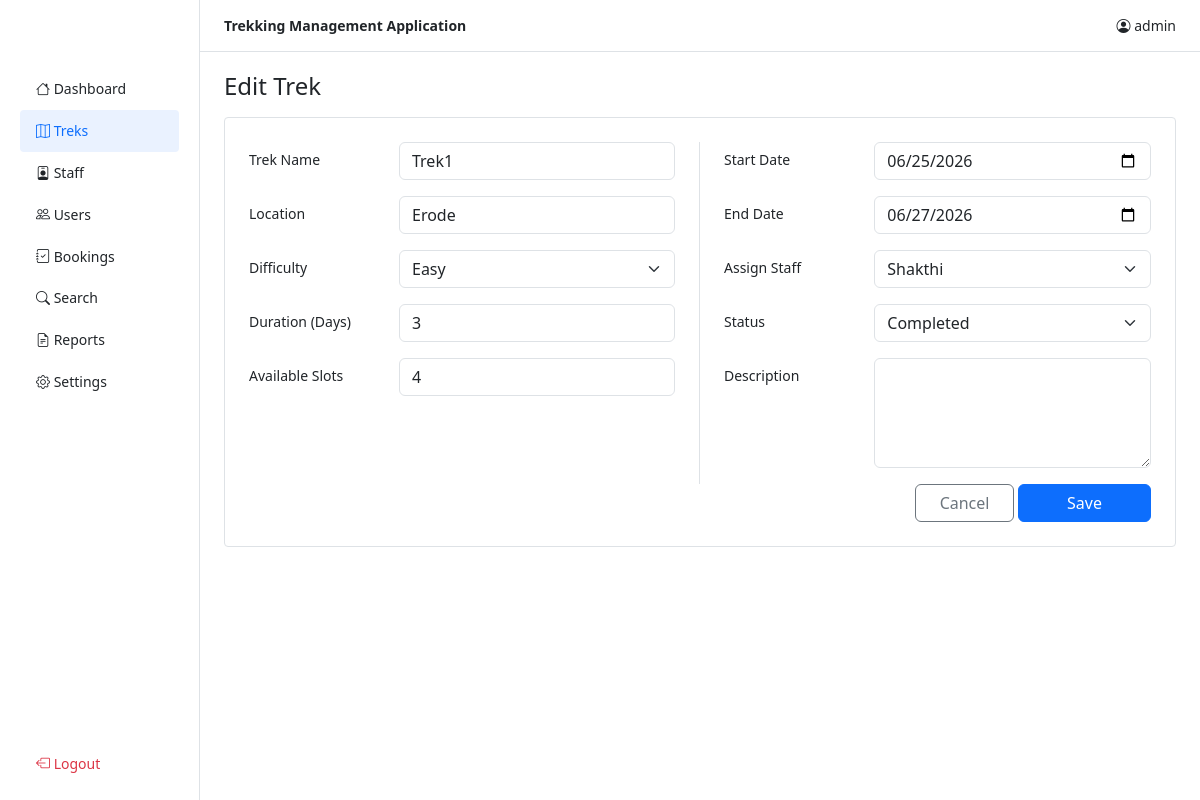
The app's page /admin/treks/edit/1 (signed in) with its own data.
### tables this page shows
CREATE TABLE treks (
            id INTEGER PRIMARY KEY AUTOINCREMENT,
            name TEXT NOT NULL,
            location TEXT,
            difficulty TEXT CHECK(difficulty IN ("Easy","Moderate","Hard")),
            duration INTEGER,
            slots INTEGER DEFAULT 0,
            staff_id INTEGER REFERENCES users(id),
            status TEXT DEFAULT "Pending",
            start_date TEXT,
            end_date TEXT
        , description TEXT DEFAULT "");

CREATE TABLE users (
            id INTEGER PRIMARY KEY AUTOINCREMENT,
            username TEXT UNIQUE NOT NULL,
            password TEXT NOT NULL,
            name TEXT NOT NULL,
            email TEXT,
            phone TEXT,
            role TEXT NOT NULL CHECK(role IN ("admin","staff","user")),
            status TEXT DEFAULT "active"
        );

### app.py (the view, shortened to what this page needs)
@app.route('/admin/treks/edit/<int:tid>', methods=['GET', 'POST'])
@login_required('admin')
def admin_edit_trek(tid):
    db = get_db()
    trek = db.execute('SELECT * FROM treks WHERE id=?', (tid,)).fetchone()
    all_staff = db.execute('SELECT id, name FROM users WHERE role="staff" AND status="active"').fetchall()
    return render_template('admin/edit_trek.html', trek=trek, all_staff=all_staff, title='Edit Trek')

### app.py (called while the page is built)
def login_required(role=None):
    def decorator(f):
        @wraps(f)
        def wrapper(*args, **kwargs):
            if 'user_id' not in session:
                return redirect(url_for('login'))
            if role and session.get('role') != role:
                flash('Access denied.')
                return redirect(url_for('login'))
            return f(*args, **kwargs)
        return wrapper
    return decorator

### database.py (called while the page is built)
def get_db():
    db = getattr(g, '_database', None)
    if db is None:
        db = g._database = sqlite3.connect(DATABASE)
        db.row_factory = sqlite3.Row
    return db

### templates/admin/edit_trek.html
{% extends "base.html" %}
{% block sidebar %}
<ul class="nav flex-column px-2">
  <li class="nav-item"><a class="nav-link" href="{{ url_for('admin_dashboard') }}"><i class="bi bi-house"></i> Dashboard</a></li>
  <li class="nav-item"><a class="nav-link active" href="{{ url_for('admin_treks') }}"><i class="bi bi-map"></i> Treks</a></li>
  <li class="nav-item"><a class="nav-link" href="{{ url_for('admin_staff') }}"><i class="bi bi-person-badge"></i> Staff</a></li>
  <li class="nav-item"><a class="nav-link" href="{{ url_for('admin_users') }}"><i class="bi bi-people"></i> Users</a></li>
  <li class="nav-item"><a class="nav-link" href="{{ url_for('admin_bookings') }}"><i class="bi bi-journal-check"></i> Bookings</a></li>
  <li class="nav-item"><a class="nav-link" href="{{ url_for('admin_search') }}"><i class="bi bi-search"></i> Search</a></li>
  <li class="nav-item"><a class="nav-link" href="{{ url_for('admin_reports') }}"><i class="bi bi-file-earmark-text"></i> Reports</a></li>
  <li class="nav-item"><a class="nav-link" href="{{ url_for('admin_settings') }}"><i class="bi bi-gear"></i> Settings</a></li>
</ul>
{% endblock %}
{% block content %}
<h4 class="mb-3">{{ title }}</h4>
<div class="card p-4">
  <form method="POST">
    <div class="row">
      <div class="col-md-6 border-end pe-4">
        <div class="row mb-3"><label class="col-sm-4 col-form-label">Trek Name</label><div class="col-sm-8"><input name="name" class="form-control" value="{{ trek.name if trek else '' }}" required></div></div>
        <div class="row mb-3"><label class="col-sm-4 col-form-label">Location</label><div class="col-sm-8"><input name="location" class="form-control" value="{{ trek.location if trek else '' }}" required></div></div>
        <div class="row mb-3"><label class="col-sm-4 col-form-label">Difficulty</label><div class="col-sm-8"><select name="difficulty" class="form-select" required><option value="">-- Select --</option>{% for d in ['Easy','Moderate','Hard'] %}<option {% if trek and trek.difficulty==d %}selected{% endif %}>{{ d }}</option>{% endfor %}</select></div></div>
        <div class="row mb-3"><label class="col-sm-4 col-form-label">Duration (Days)</label><div class="col-sm-8"><input type="number" name="duration" min="1" class="form-control" value="{{ trek.duration if trek else '' }}" required></div></div>
        <div class="row mb-3"><label class="col-sm-4 col-form-label">Available Slots</label><div class="col-sm-8"><input type="number" name="slots" min="0" class="form-control" value="{{ trek.slots if trek else '' }}" required></div></div>
      </div>
      <div class="col-md-6 ps-4">
        <div class="row mb-3"><label class="col-sm-4 col-form-label">Start Date</label><div class="col-sm-8"><input type="date" name="start_date" class="form-control" value="{{ trek.start_date if trek else '' }}" required></div></div>
        <div class="row mb-3"><label class="col-sm-4 col-form-label">End Date</label><div class="col-sm-8"><input type="date" name="end_date" class="form-control" value="{{ trek.end_date if trek else '' }}" required></div></div>
        <div class="row mb-3"><label class="col-sm-4 col-form-label">Assign Staff</label><div class="col-sm-8"><select name="staff_id" class="form-select"><option value="">-- Select Staff --</option>{% for s in all_staff %}<option value="{{ s.id }}" {% if trek and trek.staff_id==s.id %}selected{% endif %}>{{ s.name }}</option>{% endfor %}</select></div></div>
        <div class="row mb-3"><label class="col-sm-4 col-form-label">Status</label><div class="col-sm-8"><select name="status" class="form-select">{% for s in ['Pending','Approved','Open','Closed','Completed'] %}<option {% if (trek and trek.status==s) or (not trek and s=='Pending') %}selected{% endif %}>{{ s }}</option>{% endfor %}</select></div></div>
        <div class="row mb-3"><label class="col-sm-4 col-form-label">Description</label><div class="col-sm-8"><textarea name="description" class="form-control" rows="4">{{ trek.description if trek else '' }}</textarea></div></div>
      </div>
    </div>
    <div class="text-end">
      <a href="{{ url_for('admin_treks') }}" class="btn btn-outline-secondary px-4">Cancel</a>
      <button class="btn btn-primary px-5">Save</button>
    </div>
  </form>
</div>
{% endblock %}

### templates/base.html (style rules this page uses)
body { background: #fff; color: #212529; font-size: 14px; }
.sidebar .nav-link { color: #212529; padding:.65rem 1rem; font-weight:500; }
.sidebar .nav-link:hover, .sidebar .nav-link.active { background: #eaf2ff; border-radius: 4px; color: #0d6efd; }
.card { border: 1px solid #dee2e6; border-radius: 4px; box-shadow: none; }

### records on screen
treks: name "Trek1", location "Erode", difficulty "Easy", duration "3", slots "4", start_date "06/25/2026", end_date "06/27/2026", staff_id "Shakthi", status "Completed"

### other values on screen
{{ session.username }} "admin"
{{ title }} "Edit Trek"
